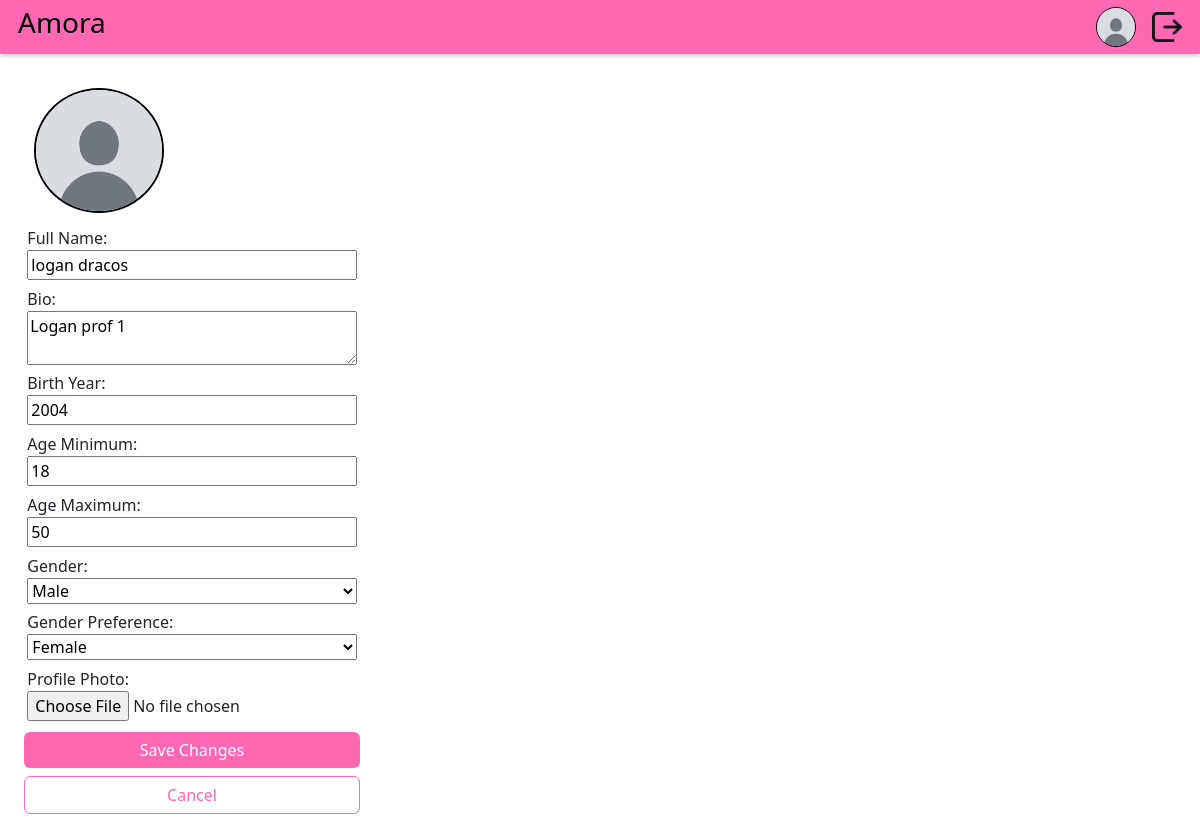
The page /editProfile (signed in) on the database as committed earlier.
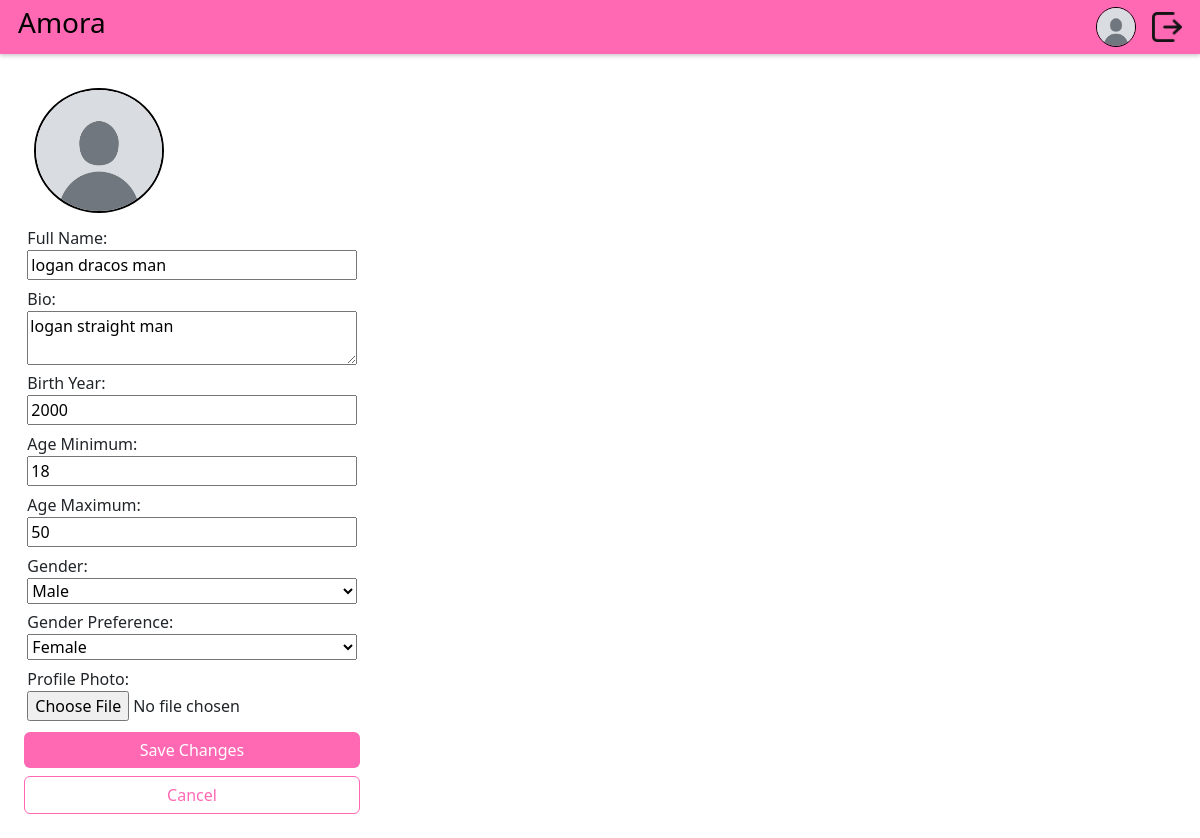
The same page on the database as committed later.
### DatingApp/model.py (models this page shows)
class Profile(db.Model):
    id: Mapped[int] = mapped_column(primary_key=True)
    user_id: Mapped[int] = mapped_column(ForeignKey("user.id"), unique=True)
    user: Mapped["User"] = relationship(
        back_populates="profile",
        single_parent=True,
    )
    fullname: Mapped[str] = mapped_column(String(128))
    bio: Mapped[Optional[str]] = mapped_column(Text)
    birth_year: Mapped[Optional[int]] = mapped_column(Integer)
    age_minimum: Mapped[Optional[int]] = mapped_column(Integer)
    age_maximum: Mapped[Optional[int]] = mapped_column(Integer)
    gender: Mapped[Optional[str]] = mapped_column(String(16))
    genderPreference: Mapped[Optional[str]] = mapped_column(String(16))
    photo_id: Mapped[Optional[int]] = mapped_column(ForeignKey("photo.id"))
    photo: Mapped[Optional["Photo"]] = relationship(back_populates="profile")

### DatingApp/main.py (the view)
@bp.route("/editProfile", methods=["GET"])
@flask_login.login_required
def editProfile():
    return render_template("main/editProfile.html", user=flask_login.current_user)

### DatingApp/__init__.py (called while the page is built)
def create_app(test_config=None):
    app = Flask(__name__)
    app.config["SECRET_KEY"] = "93220d9b340cf9a6c39bac99cce7daf220167498f91fa"
    app.config["SQLALCHEMY_DATABASE_URI"] = "sqlite:///DatingApp.db"
    login_manager = LoginManager()
    login_manager.login_view = 'auth.login'
    login_manager.init_app(app)
    from . import model
    @login_manager.user_loader
    def load_user(user_id):
        return db.session.get(model.User, int(user_id))
    db.init_app(app)
    from . import main
    from . import auth
    app.register_blueprint(main.bp)
    app.register_blueprint(auth.bp)
    return app

### DatingApp/templates/main/editProfile.html (shortened to what this page needs)
{% extends 'base.html' %}
{% block content %}
<form method="post" action="/editProfile" enctype="multipart/form-data">
    <div class="editProfileContainer">
        <div class="pfp">
            {% if user.profile.photo %}
                <img src="{{ url_for('static', filename='photos/photo-' ~ user.profile.photo.id ~ '.' ~ user.profile.photo.file_extension) }}" alt="Profile photo">
            {% else %}
                <img src="{{ url_for('static', filename='photos/defaultPfp.jpg') }}" alt="Default profile photo">
            {% endif %}
        </div>
        <div class="editProfileElement">
            <label for="name">Full Name:</label>
            <input type="text" id="name" name="name" value="{{ user.profile.fullname }}" required>
        </div>
        <div class="editProfileElement">
            <label for="bio">Bio:</label>
            <textarea id="bio" placeholder="Hi, my name is..." name="bio">{{ user.profile.bio }}</textarea>
        </div>
        <div class="editProfileElement">
            <label for="birth_year">Birth Year:</label>
            <input type="number" id="birth_year" name="birth_year" min="1924" max="2024" placeholder="e.g, 1990" value="{{ user.profile.birth_year }}" required>
        </div>
        <div class="editProfileElement">
            <label for="age_minimum">Age Minimum:</label>
            <input type="number" id="age_minimum" name="age_minimum" min="18" max="100" value="{{ user.profile.age_minimum }}" required>
        </div>
        <div class="editProfileElement">
            <label for="age_maximum">Age Maximum:</label>
            <input type="number" id="age_maximum" name="age_maximum" min="18" max="100" value="{{ user.profile.age_maximum }}" required>
        </div>
        <div class="editProfileElement">
            <label for="gender">Gender:</label>
            <select id="gender" name="gender" required>
                <option value="male" {% if user.profile.gender == 'male' %}selected{% endif %}>Male</option>
            </select>
        </div>
        <div class="editProfileElement">
            <label for="genderPreference">Gender Preference:</label>
            <select id="genderPreference" name="genderPreference" required>
                <option value="female" {% if user.profile.genderPreference == 'female' %}selected{% endif %}>Female</option>
            </select>
        </div>
        <div class="editProfileElement">
            <label for="photo_id">Profile Photo:</label>
            <input type="file" id="photo_id" name="photo_id" accept="image/jpeg,image/png">
        </div>
        <button type="submit" class="btn btn-success mt-2" style="background-color: #ff69b4; border: none; width: 100%" >Save Changes</button>
        <a href="{{ url_for('main.profile', user_id=current_user.id) }}" id="saveChangesBtn" class="btn btn-outline-primary mt-2" style="border-color: #ff69b4; width: 100%" role="button">Cancel</a>
    </div>
</form>
{% endblock %}

Rows that differ between the two databases and show on the page:
changed Profile "Male": name "logan dracos" → "logan dracos man"; bio "Logan prof 1" → "logan straight man"; birth_year "2004" → "2000"
